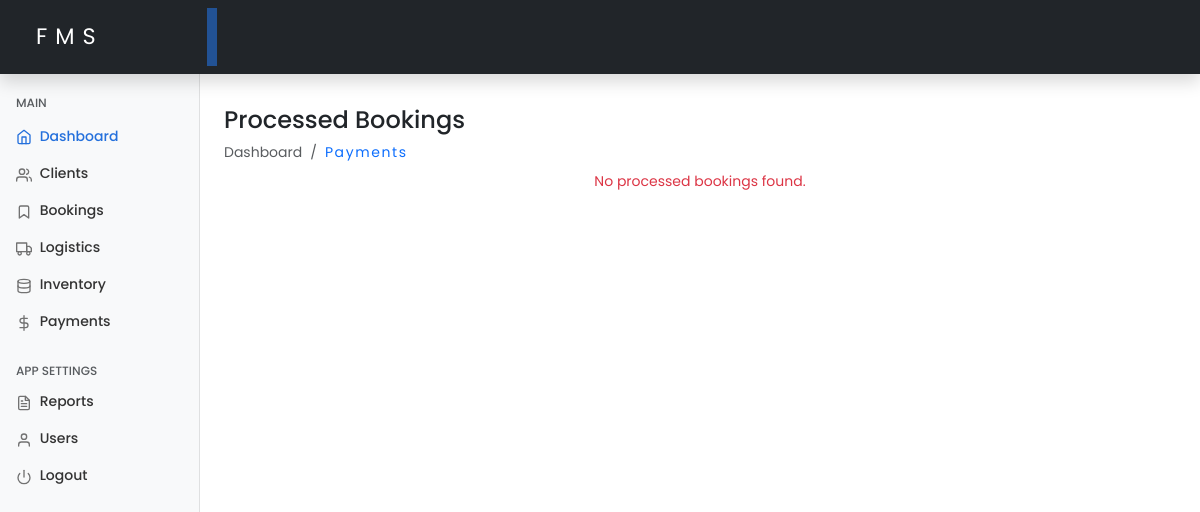
The app's page /payments.php (signed in), older data.
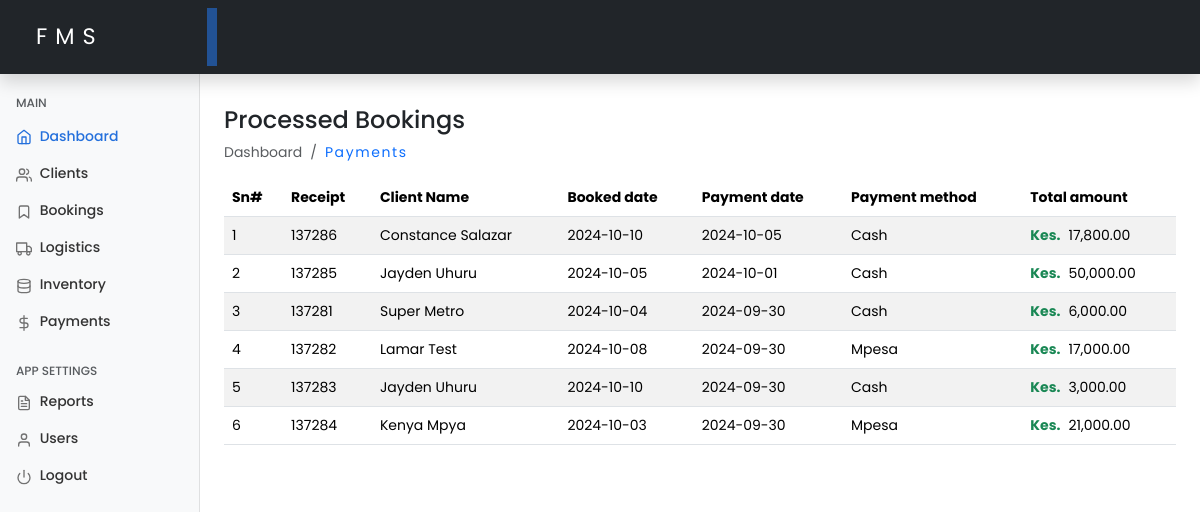
The same page, newer data.
### tables this page shows
CREATE TABLE `payments` (
  `id` int(11) NOT NULL,
  `booking_id` int(11) NOT NULL,
  `receipt_number` int(8) DEFAULT NULL,
  `payment_method` enum('cash','mpesa') NOT NULL DEFAULT 'cash',
  `amount` decimal(10,2) NOT NULL,
  `tax` decimal(10,2) DEFAULT NULL,
  `discount` decimal(10,2) DEFAULT NULL,
  `total` decimal(10,2) GENERATED ALWAYS AS (`amount` + `tax` - `discount`) VIRTUAL,
  `payment_date` date NOT NULL,
  `created_at` timestamp NOT NULL DEFAULT current_timestamp(),
  `updated_at` timestamp NOT NULL DEFAULT current_timestamp() ON UPDATE current_timestamp()
);

CREATE TABLE `clients` (
  `id` int(11) NOT NULL,
  `full_name` varchar(100) NOT NULL,
  `email` varchar(100) DEFAULT NULL,
  `phone` varchar(15) DEFAULT NULL,
  `address` varchar(255) DEFAULT NULL,
  `created_at` timestamp NOT NULL DEFAULT current_timestamp(),
  `updated_at` timestamp NOT NULL DEFAULT current_timestamp() ON UPDATE current_timestamp()
);

CREATE TABLE `schedules` (
  `id` int(11) NOT NULL,
  `client_id` varchar(100) NOT NULL,
  `service_type` enum('burial','cremation','other') DEFAULT 'burial',
  `schedule_date` date NOT NULL,
  `vehicle_type` varchar(150) DEFAULT NULL,
  `request` varchar(255) DEFAULT NULL,
  `status` enum('scheduled','completed') DEFAULT 'scheduled',
  `created_at` timestamp NOT NULL DEFAULT current_timestamp(),
  `updated_at` timestamp NOT NULL DEFAULT current_timestamp() ON UPDATE current_timestamp()
);

### includes/functions.php (called while the page is built, shortened)
<?php
function getProcessedBookings($conn)
{
    $processedBookings = [];
    $query = "SELECT p.booking_id, p.receipt_number, p.payment_method, p.amount, p.tax, p.discount, p.payment_date,
                     s.schedule_date, c.full_name AS client_name
              FROM payments p
              JOIN schedules s ON p.booking_id = s.id
              JOIN clients c ON s.client_id = c.id
              ORDER BY p.payment_date DESC";
    $result = $conn->query($query);
    if ($result && $result->num_rows > 0) {
        while ($row = $result->fetch_assoc()) {
            $processedBookings[] = $row;
        }
    }
    return $processedBookings;
}

### payments.php (the view, shortened to what this page needs)
<?php
include 'includes/functions.php';
$processedBookings = getProcessedBookings($conn);
include './includes/header.php';
include './includes/sidebar.php';
?>
<main class="col-md-9 ms-sm-auto col-lg-10 px-md-4 mt-2">
    <h4 class="mt-4">Processed Bookings</h4>
    <ol class="breadcrumb mb-2">
        <li class="breadcrumb-item active">Dashboard</li>
        <li class="breadcrumb-item">
            <a class="text-decoration-none hover-underline" href="payments.php">Payments</a>
        </li>
    </ol>
    <div class="table-responsive">
        <?php if (!empty($processedBookings)): ?>
            <table class="table table-striped mt-2" id="paymentsTable">
                <thead>
                    <tr>
                        <th>Sn#</th>
                        <th>Receipt</th>
                        <th>Client Name</th>
                        <th>Booked date</th>
                        <th>Payment date</th>
                        <th>Payment method</th>
                        <th>Total amount</th>
                    </tr>
                </thead>
                <tbody>
                    <?php foreach ($processedBookings as $index => $booking): ?>
                        <tr>
                            <td><?php echo $index + 1; ?></td>
                            <td><?php echo htmlspecialchars($booking['receipt_number']); ?></td>
                            <td><?php echo htmlspecialchars($booking['client_name']); ?></td>
                            <td><?php echo htmlspecialchars($booking['schedule_date']); ?></td>
                            <td><?php echo htmlspecialchars($booking['payment_date']); ?></td>
                            <td class="text-capitalize"><?php echo htmlspecialchars($booking['payment_method']); ?></td>
                            <td><strong class="text-success me-2">Kes.</strong><?php echo number_format($booking['amount'], 2); ?></td>
                        </tr>
                    <?php endforeach; ?>
                </tbody>
            </table>
        <?php else: ?>
            <p class="text-center text-danger">No processed bookings found.</p>
        <?php endif; ?>
    </div>
</main>
<?php include './includes/footer.php'; ?>

Row changes from the older to the newer data that the page shows:
added payments: receipt_number "137286", clients.full_name "Constance Salazar", schedules.schedule_date "2024-10-10", payment_date "2024-10-05", payment_method "Cash", amount "17,800.00"
added payments: receipt_number "137285", clients.full_name "Jayden Uhuru", schedules.schedule_date "2024-10-05", payment_date "2024-10-01", payment_method "Cash", amount "50,000.00"
added payments: receipt_number "137281", clients.full_name "Super Metro", schedules.schedule_date "2024-10-04", payment_date "2024-09-30", payment_method "Cash", amount "6,000.00"
added payments: receipt_number "137282", clients.full_name "Lamar Test", schedules.schedule_date "2024-10-08", payment_date "2024-09-30", payment_method "Mpesa", amount "17,000.00"
added payments: receipt_number "137283", clients.full_name "Jayden Uhuru", schedules.schedule_date "2024-10-10", payment_date "2024-09-30", payment_method "Cash", amount "3,000.00"
added payments: receipt_number "137284", clients.full_name "Kenya Mpya", schedules.schedule_date "2024-10-03", payment_date "2024-09-30", payment_method "Mpesa", amount "21,000.00"
Text that changed along with them:
text no longer shown: "No processed bookings found."
text now shown: "Sn# Receipt Client Name Booked date Payment date Payment method Total amount"
